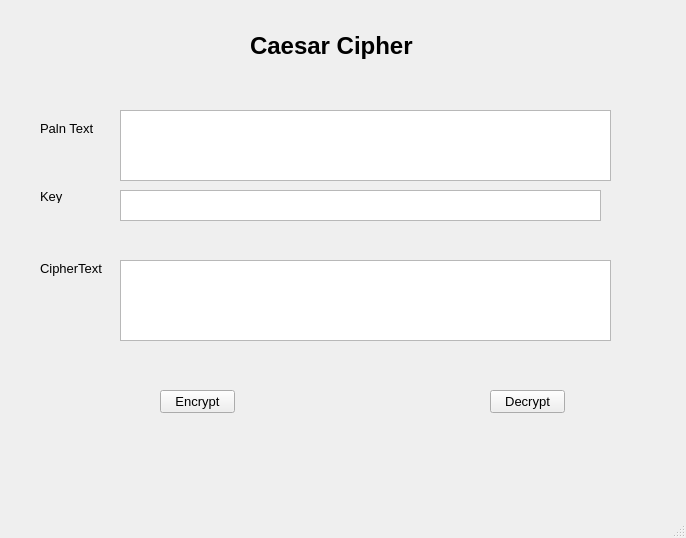
<?xml version="1.0" encoding="UTF-8"?>
<ui version="4.0">
 <class>MainWindow</class>
 <widget class="QMainWindow" name="MainWindow">
  <property name="geometry">
   <rect>
    <x>0</x>
    <y>0</y>
    <width>686</width>
    <height>538</height>
   </rect>
  </property>
  <property name="font">
   <font>
    <pointsize>10</pointsize>
   </font>
  </property>
  <property name="windowTitle">
   <string>MainWindow</string>
  </property>
  <widget class="QWidget" name="centralwidget">
   <widget class="QLabel" name="label">
    <property name="geometry">
     <rect>
      <x>250</x>
      <y>30</y>
      <width>181</width>
      <height>31</height>
     </rect>
    </property>
    <property name="font">
     <font>
      <pointsize>18</pointsize>
      <weight>75</weight>
      <bold>true</bold>
     </font>
    </property>
    <property name="text">
     <string>Caesar Cipher</string>
    </property>
   </widget>
   <widget class="QLabel" name="label_2">
    <property name="geometry">
     <rect>
      <x>40</x>
      <y>120</y>
      <width>61</width>
      <height>16</height>
     </rect>
    </property>
    <property name="text">
     <string>Paln Text</string>
    </property>
   </widget>
   <widget class="QLabel" name="label_3">
    <property name="geometry">
     <rect>
      <x>40</x>
      <y>190</y>
      <width>47</width>
      <height>13</height>
     </rect>
    </property>
    <property name="text">
     <string>Key</string>
    </property>
   </widget>
   <widget class="QLabel" name="label_4">
    <property name="geometry">
     <rect>
      <x>40</x>
      <y>260</y>
      <width>71</width>
      <height>16</height>
     </rect>
    </property>
    <property name="text">
     <string>CipherText</string>
    </property>
   </widget>
   <widget class="QPlainTextEdit" name="txtPlanText">
    <property name="geometry">
     <rect>
      <x>120</x>
      <y>110</y>
      <width>491</width>
      <height>71</height>
     </rect>
    </property>
   </widget>
   <widget class="QPlainTextEdit" name="txtCiphertext">
    <property name="geometry">
     <rect>
      <x>120</x>
      <y>260</y>
      <width>491</width>
      <height>81</height>
     </rect>
    </property>
   </widget>
   <widget class="QPushButton" name="btnE">
    <property name="geometry">
     <rect>
      <x>160</x>
      <y>390</y>
      <width>75</width>
      <height>23</height>
     </rect>
    </property>
    <property name="text">
     <string>Encrypt</string>
    </property>
   </widget>
   <widget class="QPushButton" name="btnD">
    <property name="geometry">
     <rect>
      <x>490</x>
      <y>390</y>
      <width>75</width>
      <height>23</height>
     </rect>
    </property>
    <property name="text">
     <string>Decrypt</string>
    </property>
   </widget>
   <widget class="QTextEdit" name="txtKey">
    <property name="geometry">
     <rect>
      <x>120</x>
      <y>190</y>
      <width>481</width>
      <height>31</height>
     </rect>
    </property>
   </widget>
  </widget>
  <widget class="QMenuBar" name="menubar">
   <property name="geometry">
    <rect>
     <x>0</x>
     <y>0</y>
     <width>686</width>
     <height>23</height>
    </rect>
   </property>
  </widget>
  <widget class="QStatusBar" name="statusbar"/>
 </widget>
 <resources/>
 <connections/>
</ui>
